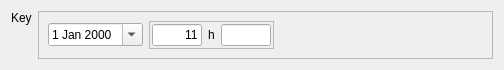
<?xml version="1.0" encoding="UTF-8"?>
<ui version="4.0">
 <class>Form</class>
 <widget class="QWidget" name="Form">
  <property name="geometry">
   <rect>
    <x>0</x>
    <y>0</y>
    <width>504</width>
    <height>66</height>
   </rect>
  </property>
  <property name="windowTitle">
   <string>Form</string>
  </property>
  <layout class="QFormLayout" name="formLayout">
   <item row="0" column="1">
    <widget class="QFrame" name="datetime_frame">
     <property name="frameShape">
      <enum>QFrame::StyledPanel</enum>
     </property>
     <property name="frameShadow">
      <enum>QFrame::Raised</enum>
     </property>
     <layout class="QHBoxLayout" name="horizontalLayout">
      <item>
       <widget class="QDateEdit" name="datetime_field">
        <property name="sizePolicy">
         <sizepolicy hsizetype="Preferred" vsizetype="Fixed">
          <horstretch>0</horstretch>
          <verstretch>0</verstretch>
         </sizepolicy>
        </property>
        <property name="calendarPopup">
         <bool>true</bool>
        </property>
       </widget>
      </item>
      <item>
       <widget class="QFrame" name="frame_hour">
        <property name="sizePolicy">
         <sizepolicy hsizetype="Fixed" vsizetype="Preferred">
          <horstretch>0</horstretch>
          <verstretch>0</verstretch>
         </sizepolicy>
        </property>
        <property name="frameShape">
         <enum>QFrame::StyledPanel</enum>
        </property>
        <property name="frameShadow">
         <enum>QFrame::Raised</enum>
        </property>
        <layout class="QHBoxLayout" name="horizontalLayout_2">
         <property name="leftMargin">
          <number>2</number>
         </property>
         <property name="topMargin">
          <number>2</number>
         </property>
         <property name="rightMargin">
          <number>2</number>
         </property>
         <property name="bottomMargin">
          <number>2</number>
         </property>
         <item>
          <widget class="QLineEdit" name="hour_field">
           <property name="sizePolicy">
            <sizepolicy hsizetype="Minimum" vsizetype="Fixed">
             <horstretch>0</horstretch>
             <verstretch>0</verstretch>
            </sizepolicy>
           </property>
           <property name="maximumSize">
            <size>
             <width>50</width>
             <height>16777215</height>
            </size>
           </property>
           <property name="text">
            <string>11</string>
           </property>
           <property name="maxLength">
            <number>2</number>
           </property>
           <property name="frame">
            <bool>true</bool>
           </property>
           <property name="alignment">
            <set>Qt::AlignRight|Qt::AlignTrailing|Qt::AlignVCenter</set>
           </property>
          </widget>
         </item>
         <item>
          <widget class="QLabel" name="label">
           <property name="sizePolicy">
            <sizepolicy hsizetype="Minimum" vsizetype="Preferred">
             <horstretch>0</horstretch>
             <verstretch>0</verstretch>
            </sizepolicy>
           </property>
           <property name="maximumSize">
            <size>
             <width>10</width>
             <height>16777215</height>
            </size>
           </property>
           <property name="text">
            <string>h</string>
           </property>
          </widget>
         </item>
         <item>
          <widget class="QLineEdit" name="minute_field">
           <property name="sizePolicy">
            <sizepolicy hsizetype="Minimum" vsizetype="Fixed">
             <horstretch>0</horstretch>
             <verstretch>0</verstretch>
            </sizepolicy>
           </property>
           <property name="maximumSize">
            <size>
             <width>50</width>
             <height>16777215</height>
            </size>
           </property>
           <property name="maxLength">
            <number>2</number>
           </property>
           <property name="alignment">
            <set>Qt::AlignRight|Qt::AlignTrailing|Qt::AlignVCenter</set>
           </property>
          </widget>
         </item>
        </layout>
       </widget>
      </item>
      <item>
       <spacer name="horizontalSpacer">
        <property name="orientation">
         <enum>Qt::Horizontal</enum>
        </property>
        <property name="sizeHint" stdset="0">
         <size>
          <width>40</width>
          <height>20</height>
         </size>
        </property>
       </spacer>
      </item>
     </layout>
    </widget>
   </item>
   <item row="0" column="0">
    <widget class="QLabel" name="label_key">
     <property name="sizePolicy">
      <sizepolicy hsizetype="Preferred" vsizetype="Fixed">
       <horstretch>0</horstretch>
       <verstretch>0</verstretch>
      </sizepolicy>
     </property>
     <property name="text">
      <string>Key</string>
     </property>
    </widget>
   </item>
  </layout>
 </widget>
 <resources/>
 <connections/>
</ui>
